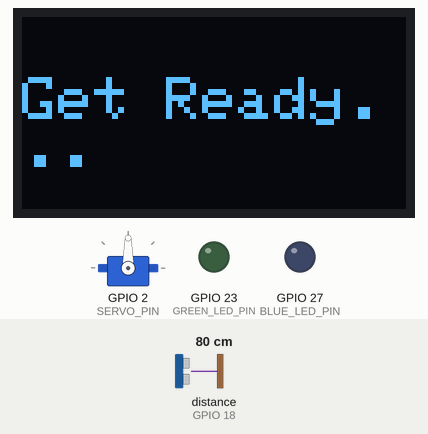
Simulated run of this sketch. Board: ESP32. Parts: 128×64 one-colour display, servo, output pins drawn as LEDs (lit = HIGH). Wiring (inferred from the names in the program): ultrasonic range finder: trigger GPIO 5; echo GPIO 18. The test bench sets the inputs (shaded band); at power-on: distance to the obstacle (sensor on GPIO 18) 80 cm. The echo pulse lasts 58.3 µs per cm; random numbers use the default seed unless the sketch sets one; pins used as bus, display or sensor lines are not drawn.

Above: at 0.1 s.
At 19.4 s:
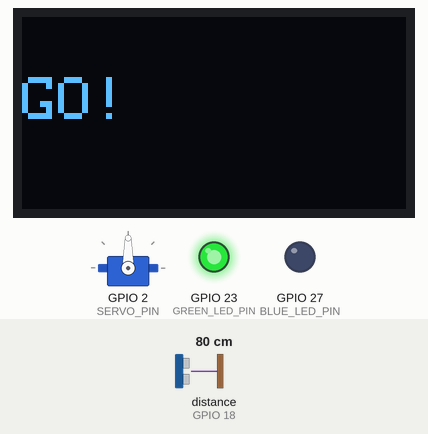
At 35.7 s:
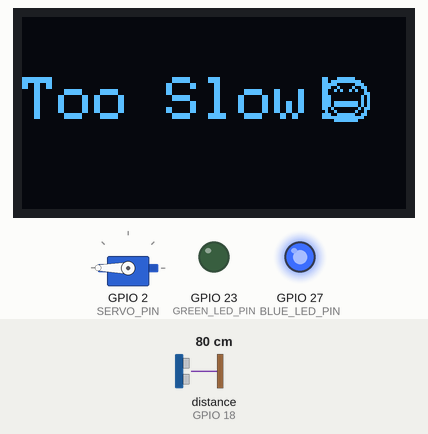
Timing chart, 0 to 40.0 s (numbered marks = the images above):
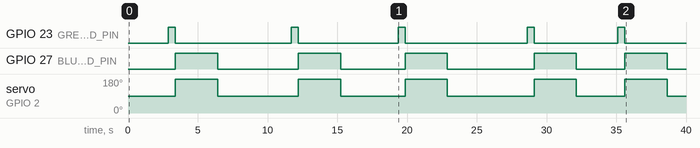

Measured:
- by itself, GPIO 23 (GREEN_LED_PIN): LOW → HIGH at 2.9 s, → LOW 0.50 s later, → HIGH 8.3 s later, → LOW 0.50 s later, … (10 changes in this stretch)
- by itself, GPIO 27 (BLUE_LED_PIN): LOW → HIGH at 3.4 s, → LOW 3.0 s later, → HIGH 5.8 s later, → LOW 3.0 s later, … (10 changes in this stretch)
- by itself, servo on GPIO 2 (SERVO_PIN): 90° → 180° at 3.4 s, → 90° 3.0 s later, → 180° 5.8 s later, → 90° 3.0 s later, … (10 changes in this stretch)
- what the display in image 1 shows lasts 0.5 s, from 19.4 s to 19.9 s

The sketch:

game.ino
```cpp
#include <Wire.h>
#include <Adafruit_GFX.h>
#include <Adafruit_SSD1306.h>
#include <ESP32Servo.h>

#define SCREEN_WIDTH 128
#define SCREEN_HEIGHT 64
#define OLED_SDA 33
#define OLED_SCL 32

#define TRIG_PIN 5
#define ECHO_PIN 18

#define SERVO_PIN 2
#define GREEN_LED_PIN 23
#define BLUE_LED_PIN 27

TwoWire oledWire = TwoWire(1);
Adafruit_SSD1306 display(SCREEN_WIDTH, SCREEN_HEIGHT, &oledWire, -1);
Servo myServo;

const unsigned char bitmap [] PROGMEM = {
  0b00000111, 0b11100000,
  0b00011111, 0b11111000,
  0b00111000, 0b00011100,
  0b01100100, 0b00100110,
  0b01001010, 0b01010010,
  0b11000000, 0b00000011,
  0b10100000, 0b00000101,
  0b10100000, 0b00000101,
  0b10101111, 0b11110101,
  0b10101111, 0b11110101,
  0b11010000, 0b00001011,
  0b01001000, 0b00010010,
  0b01100111, 0b11100110,
  0b00111111, 0b11111100,
  0b00001111, 0b11110000,
  0b00000000, 0b00000000
};

void setup() {
  Serial.begin(115200);

  pinMode(TRIG_PIN, OUTPUT);
  pinMode(ECHO_PIN, INPUT);
  pinMode(GREEN_LED_PIN, OUTPUT);
  pinMode(BLUE_LED_PIN, OUTPUT);

  oledWire.begin(OLED_SDA, OLED_SCL);
  if (!display.begin(SSD1306_SWITCHCAPVCC, 0x3C)) {
    Serial.println("OLED not found!");
    while (true);
  }

  display.clearDisplay();
  display.setTextSize(1);
  display.setTextColor(WHITE);

  myServo.setPeriodHertz(50);
  myServo.attach(SERVO_PIN, 500, 2400);
  myServo.write(90);
}

void loop() {
  digitalWrite(GREEN_LED_PIN, LOW);
  digitalWrite(BLUE_LED_PIN, LOW);
  display.clearDisplay();
  display.setTextSize(2);
  display.setCursor(0, 20);
  display.println("Get Ready...");
  display.display();

  delay(random(2000, 6000));

  display.clearDisplay();
  display.setCursor(0, 20);
  display.println("GO!");
  display.display();
  digitalWrite(GREEN_LED_PIN, HIGH);

  unsigned long startTime = millis();
  bool reacted = false;

  while (millis() - startTime < 500) {
    float distance = readDistanceCM();
    if (distance > 0 && distance < 15) {
      reacted = true;
      break;
    }
  }

  digitalWrite(GREEN_LED_PIN, LOW);
  display.clearDisplay();
  display.setCursor(0, 20);

  if (reacted) {
    display.println("You Win!");
    digitalWrite(GREEN_LED_PIN, HIGH);
    myServo.write(0);  // reward gesture
  } else {
    display.println("Too Slow!");
    digitalWrite(BLUE_LED_PIN, HIGH);
    display.drawBitmap(100, 20, bitmap, 16, 16, WHITE);
    myServo.write(180);  // mocking gesture
  }

  display.display();
  delay(3000);
  myServo.write(90);
}

float readDistanceCM() {
  digitalWrite(TRIG_PIN, LOW);
  delayMicroseconds(2);
  digitalWrite(TRIG_PIN, HIGH);
  delayMicroseconds(10);
  digitalWrite(TRIG_PIN, LOW);

  long duration = pulseIn(ECHO_PIN, HIGH, 20000);
  if (duration == 0) return -1;
  return duration * 0.0343 / 2;
}
```
